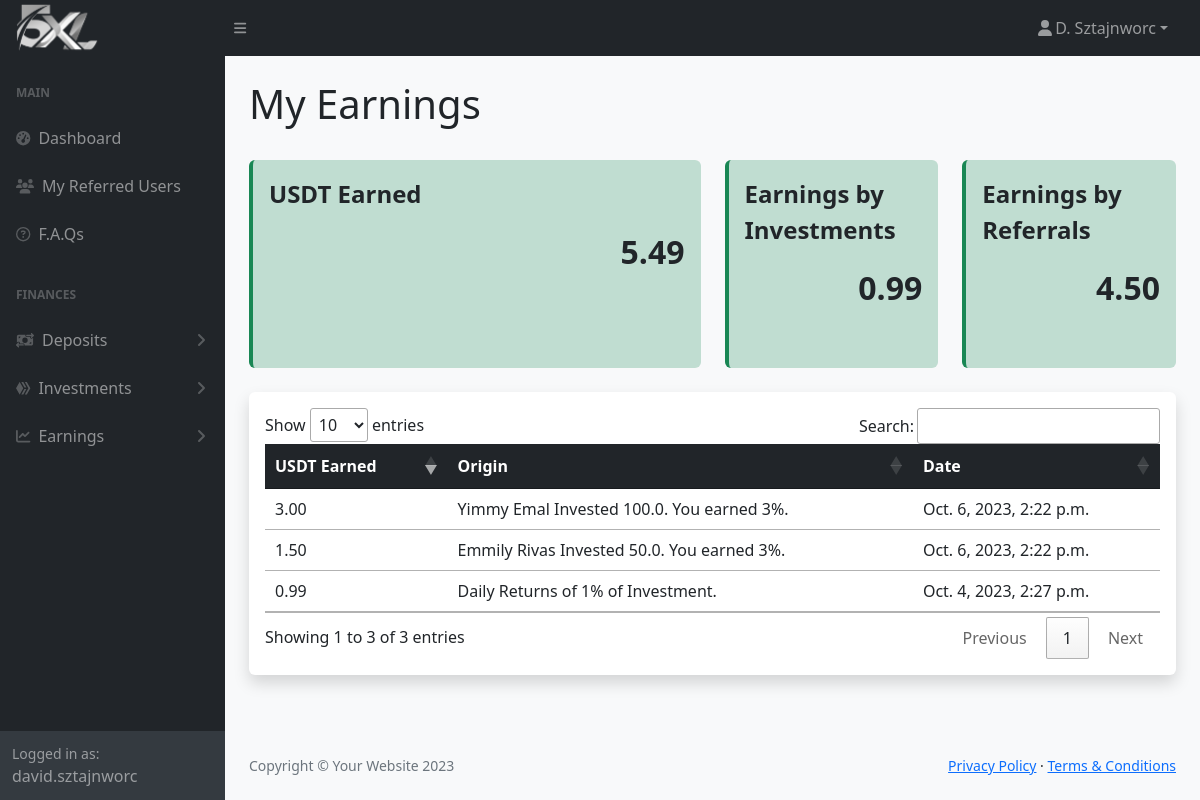
/earnings/ (signed in), run on the app's committed database.
### myapp/models.py (models this page shows, shortened)
class Profile(models.Model):
    user = models.OneToOneField(User, on_delete=models.CASCADE)
    firstName = models.CharField(max_length=100, default='')
    lastName = models.CharField(max_length=100, default='')
    phone = models.CharField(max_length=100, default='')
    country = models.CharField(max_length=100, default='')
    dateOfBirth = models.DateField(null=True, blank=True)
    dateJoined = models.DateField(auto_now_add=True)
    referral_code = models.CharField(max_length=12, unique=True, blank=True)
    referred_by = models.ForeignKey(
        'self', on_delete=models.SET_NULL, null=True, blank=True)
    balance = models.DecimalField(max_digits=20, decimal_places=2, default=0, blank=True)
    ewallet = models.CharField(max_length=100, null=True, blank=True)
    def get_full_name(self):
        return f"{self.firstName} {self.lastName}"
    def get_short_name(self):
        return self.firstName[0] + ". " + self.lastName
    def getTotalEarnings(self):
        total = 0
        for earnings in Earnings.objects.filter(user=self.user):
            total += earnings.amount
        return total
    def getTotalEarningsByReferrals(self):
        total = 0
        earnings = Earnings.objects.filter(user=self.user).exclude(investment__in=Investments.objects.filter(user=self.user))
        for earning in earnings:
            total += earning.amount
        return total
    def getTotalEarningsByInvestments(self):
        total = 0
        earnings = Earnings.objects.filter(user=self.user, investment__in=Investments.objects.filter(user=self.user))
        for earning in earnings:
            total += earning.amount
        return total

class Earnings(models.Model):
    user = models.ForeignKey(User, on_delete=models.CASCADE)
    investment = models.ForeignKey(Investments, on_delete=models.CASCADE)
    amount = models.DecimalField(max_digits=20, decimal_places=2)
    description = models.CharField(max_length=100, default='')
    date = models.DateField(auto_now_add=True)

class Investments(models.Model):
    user = models.ForeignKey(User, on_delete=models.CASCADE)
    amount = models.DecimalField(max_digits=20, decimal_places=2)
    returns = models.DecimalField(max_digits=20, decimal_places=2, default=0)
    percentage_returned = models.IntegerField(default=0, editable=False, blank=True, null=True)
    date = models.DateTimeField(auto_now_add=True)
    last_updated = models.DateTimeField(auto_now=True, null=True, blank=True)

### myapp/views.py (the view)
# urls.py: path('earnings/', views.earnings, name='earnings'),
@login_required
def earnings(request):
    earnings = request.user.earnings_set.all().order_by("-investment__date")
    return render(request, "earnings.html", {"earnings": earnings})

### myapp/templates/earnings.html
{% extends "layout.html" %}
{% block content %}
<main>
    <div class="container-fluid px-4">
        <div class="row">
            <h1 class="mt-4">My Earnings</h1>
            <div class="col-12 mt-4">
                <div class="row">
                    <div class="col-md-6 pb-4">
                        <div
                            class="card bg-success bg-opacity-25 mb-4 border border-success border-4 border-top-0 border-end-0 border-bottom-0 h-100">
                            <div class="card-body">
                                <p class="fw-bolder fs-4">USDT Earned</p>
                                <p class="fw-bolder text-end fs-2">
                                    {{ request.user.profile.getTotalEarnings|floatformat:2 }}</p>
                            </div>
                        </div>
                    </div>
                    <div class="col-md-3 pb-4">
                        <div
                            class="card bg-success bg-opacity-25 mb-4 border border-success border-4 border-top-0 border-end-0 border-bottom-0 h-100">
                            <div class="card-body">
                                <p class="fw-bolder fs-4">Earnings by Investments</p>
                                <p class="fw-bolder text-end fs-2">
                                    {{ request.user.profile.getTotalEarningsByInvestments|floatformat:2 }}</p>
                            </div>
                        </div>
                    </div>
                    <div class="col-md-3 pb-4">
                        <div
                            class="card bg-success bg-opacity-25 mb-4 border border-success border-4 border-top-0 border-end-0 border-bottom-0 h-100">
                            <div class="card-body">
                                <p class="fw-bolder fs-4">Earnings by Referrals</p>
                                <p class="fw-bolder text-end fs-2">
                                    {{ request.user.profile.getTotalEarningsByReferrals|floatformat:2 }}</p>
                            </div>
                        </div>
                    </div>
                </div>
                <div class="card card-body border-0 shadow">
                    <div class="table-responsive">
                        <table class="table" id="dataTable" cellspacing="0">
                            <thead class="table-dark">
                                <tr>
                                    <th scope="col">USDT Earned</th>
                                    <th scope="col">Origin</th>
                                    <th scope="col">Date</th>
                                </tr>
                            </thead>
                            <tbody>
                                {% for earning in earnings %}
                                <tr>
                                    <td>{{ earning.amount }}</td>
                                    <td>{{ earning.description }}</td>
                                    <td>{{ earning.investment.date }}</td>
                                </tr>
                                {% endfor %}
                            </tbody>
                        </table>
                    </div>
                </div>
            </div>
        </div>
    </div>
</main>
{% endblock %}

### myapp/templates/layout.html (shortened to what this page needs)
{% load static %}
<!DOCTYPE html>
<html lang="en">
<head>
    <link rel="stylesheet" type="text/css" href="{% static 'css/styles.css' %}">
    <link rel="stylesheet" href="https://cdn.jsdelivr.net/npm/bootstrap-icons@1.10.4/font/bootstrap-icons.css">
    <link rel="stylesheet" type="text/css" href="https://cdn.datatables.net/1.11.3/css/jquery.dataTables.css">
    <link href="https://cdn.jsdelivr.net/npm/select2@4.1.0-rc.0/dist/css/select2.min.css" rel="stylesheet" />
</head>
<body class="sb-nav-fixed bg-light">
    <nav class="sb-topnav navbar navbar-expand navbar-dark bg-dark">
        <a class="navbar-brand ps-3" href="{% url 'index' %}">
            <img src="{% static 'img/logo_white.png' %}" alt="" height="100" class="d-inline-block align-text-top"
                style="
            margin-top: -10px; margin-bottom: -10px; margin-left: -10px; margin-right: -10px; padding: 0px;">
        </a>
        <button class="btn btn-link btn-sm order-1 order-lg-0 me-4 me-lg-0" id="sidebarToggle" href="#!"><i
                class="fas fa-bars"></i></button>
        <ul class="navbar-nav ms-auto ms-md-0 me-3 me-lg-4">
            <li class="nav-item dropdown">
                <a class="nav-link dropdown-toggle" id="navbarDropdown" href="#" role="button" data-bs-toggle="dropdown"
                    aria-expanded="false"><i class="fas fa-user fa-fw"></i>{{user.profile.get_short_name}}</a>
            </li>
        </ul>
    </nav>
    <div id="layoutSidenav">
        <div id="layoutSidenav_nav">
            <nav class="sb-sidenav accordion sb-sidenav-dark" id="sidenavAccordion">
                <div class="sb-sidenav-menu">
                    <div class="nav">
                        <div class="sb-sidenav-menu-heading">Main</div>
                        <a class="nav-link" href="{% url 'index' %}">
                            <div class="sb-nav-link-icon"><i class="fas fa-tachometer-alt"></i></div>
                            Dashboard
                        </a>
                        <a class="nav-link" href="{% url 'referrals' %}">
                            <div class="sb-nav-link-icon"><i class="fas fa-users"></i></div>
                            My Referred Users
                        </a>
                        <a class="nav-link" href="{% url 'faqs' %}">
                            <div class="sb-nav-link-icon"><i class="fa-regular fa-circle-question"></i></div>
                            F.A.Qs
                        </a>
                        <div class="sb-sidenav-menu-heading">Finances</div>
                        <a class="nav-link collapsed" href="#" data-bs-toggle="collapse"
                            data-bs-target="#collapseDeposits" aria-expanded="false" aria-controls="collapseDeposits">
                            <div class="sb-nav-link-icon"><i class="fa-solid fa-money-bill-transfer"></i></div>
                            Deposits
                            <div class="sb-sidenav-collapse-arrow"><i class="fas fa-angle-down"></i></div>
                        </a>
                        <a class="nav-link collapsed" href="#" data-bs-toggle="collapse"
                            data-bs-target="#collapseInvestments" aria-expanded="false" aria-controls="collapseInvestments">
                            <div class="sb-nav-link-icon"><i class="fa-brands fa-hive"></i></div>
                            Investments
                            <div class="sb-sidenav-collapse-arrow"><i class="fas fa-angle-down"></i></div>
                        </a>
                        <a class="nav-link collapsed" href="#" data-bs-toggle="collapse"
                            data-bs-target="#collapseEarnings" aria-expanded="false" aria-controls="collapseEarnings">
                            <div class="sb-nav-link-icon"><i class="fa-solid fa-chart-line"></i></div>
                            Earnings
                            <div class="sb-sidenav-collapse-arrow"><i class="fas fa-angle-down"></i></div>
                        </a>
                    </div>
                </div>
                <div class="sb-sidenav-footer">
                    <div class="small">Logged in as:</div>
                    {{user}}
                </div>
            </nav>
        </div>
        <div id="layoutSidenav_content">
            {% block content %}
            {% endblock %}
            <footer class="py-4 bg-light mt-auto">
                <div class="container-fluid px-4">
                    <div class="d-flex align-items-center justify-content-between small">
                        <div class="text-muted">Copyright &copy; Your Website 2023</div>
                        <div>
                            <a href="#">Privacy Policy</a>
                            &middot;
                            <a href="#">Terms &amp; Conditions</a>
                        </div>
                    </div>
                </div>
            </footer>
        </div>
    </div>
</body>
</html>

### data on the page
Earnings: amount "1.50", description "Emmily Rivas Invested 50.0. You earned 3%.", investment "Oct. 6, 2023, 2:22 p.m."
Earnings: amount "3.00", description "Yimmy Emal Invested 100.0. You earned 3%.", investment "Oct. 6, 2023, 2:22 p.m."
Earnings: amount "0.99", description "Daily Returns of 1% of Investment.", investment "Oct. 4, 2023, 2:27 p.m."

### other printed values
{{ user.profile.get_short_name }} "D. Sztajnworc"
{{ user }} "david.sztajnworc"
{{ request.user.profile.getTotalEarnings|floatformat:2 }} "5.49"
{{ request.user.profile.getTotalEarningsByInvestments|floatformat:2 }} "0.99"
{{ request.user.profile.getTotalEarningsByReferrals|floatformat:2 }} "4.50"
